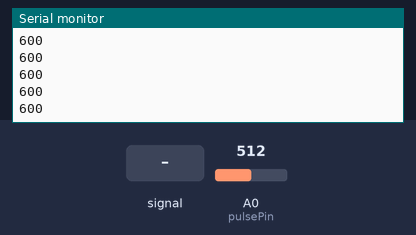
Bench run of a sketch on a simulated Arduino Uno, built with avr-gcc and run on an emulated ATmega328P. Shown: the last lines printed to the serial monitor. Inputs (shaded band) come from the test bench; at power-on: A0 (pulsePin) = 512.

Above: at 1.2 s.
1.3 s: A0 (pulsePin) fed a 200 Hz sine of ±81 counts around its level
At 1.8 s:
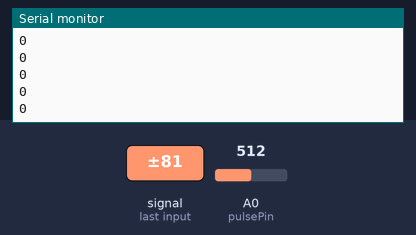
2.8 s: A0 (pulsePin) set to 716
At 3.6 s:
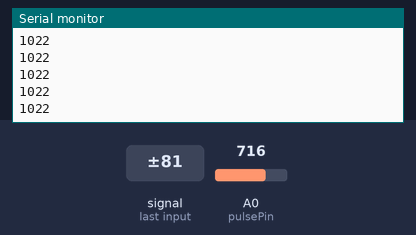
4.3 s: A0 (pulsePin) fed a 1000 Hz sine of ±255 counts around its level
5.8 s: A0 (pulsePin) set to 511
At 6.3 s:
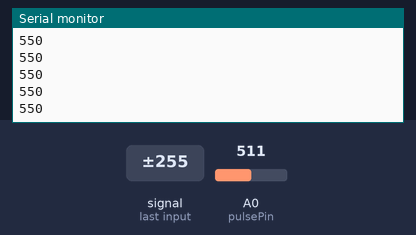
Timing chart, 0 to 8.3 s (numbered marks = the images above; inputs shaded):
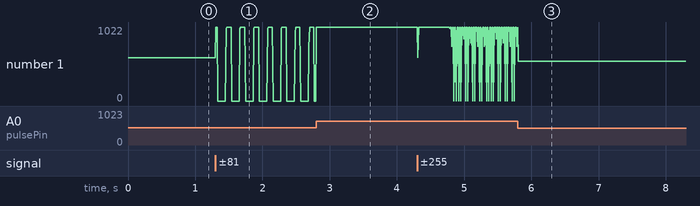

Measured:
- after the input at 1.3 s, the serial monitor: prints a new line at once (image 1)
- after the input at 5.8 s, the serial monitor: prints a new line at once (image 3)
- plotted number 1: 600 → 0 after the input at 1.3 s, 1022 → 550 after the input at 5.8 s

The sketch:

pulse_monitor.ino
```cpp
const int pulsePin = A0;

void setup() {
  Serial.begin(9600);
}

void loop() {
  int pulseValue = ((analogRead(pulsePin))-500)*50;
  if(pulseValue > 1023){
    pulseValue = 1022;
  }else if(pulseValue <= 0){
    pulseValue = 0;
  }
  Serial.println(pulseValue);
  delay(10);
}
```
